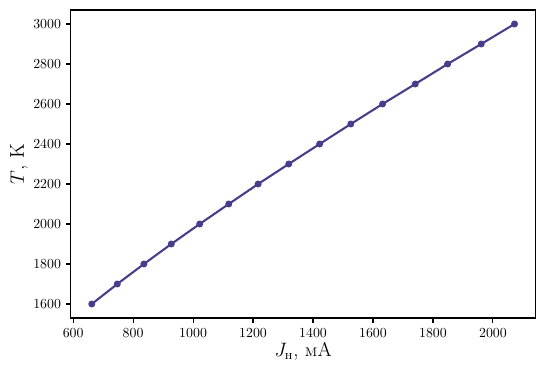

The Python source for this figure:
import numpy as np 
import matplotlib.pyplot as plt 
import pandas as pd
import scipy as sp
fig = plt.figure() 
ax = fig.add_subplot(111) 

file = pd.read_excel('../diod.xlsx')

y = file['T']
x = file['I_накала']

x = x[~np.isnan(x)]
y = y[~np.isnan(y)]


func = np.polyfit(x,y,1)
print(func)
ax.plot(x,y,'ko-', color = "darkslateblue", markersize=4) 
plt.xlabel('$J_{\\text{н}}$, мА')
plt.ylabel('$T$, К ')
plt.savefig('lengmur.pdf',bbox_inches='tight')
plt.show()
